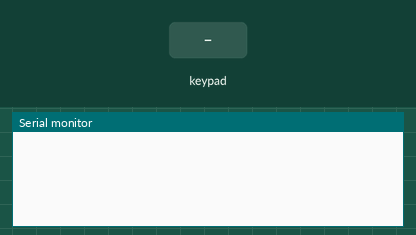
A sketch run on a simulated Arduino Uno, built with avr-gcc and run on an emulated ATmega328P. Shown: the last lines printed to the serial monitor. The inputs (shaded band) are chosen by the test bench.

Above: at 1.2 s.
1.3 s: key 'D' pressed
At 2.3 s:
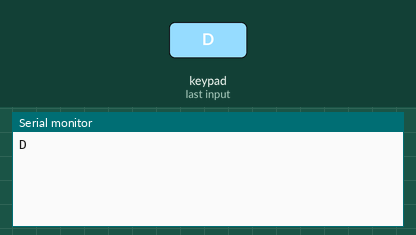
2.8 s: keypad keys 8 9 1 0 1 1 pressed 0.4 s apart
At 6.2 s:
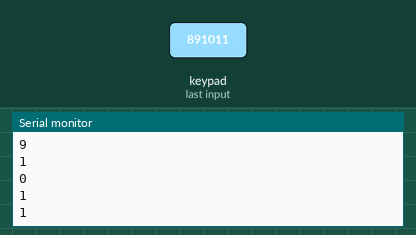
6.7 s: key 'C' pressed
At 7.8 s:
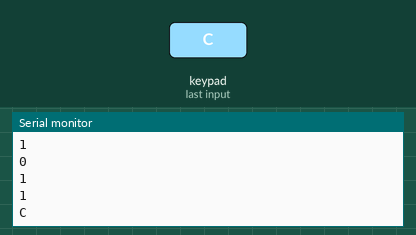
8.2 s: keypad keys 8 9 1 0 1 1 # pressed 0.4 s apart
At 11.9 s:
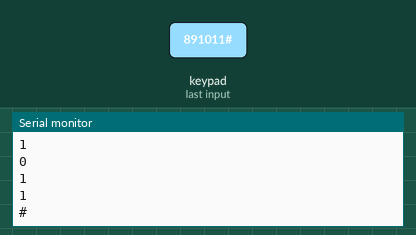
12.5 s: key 'B' pressed
At 13.3 s:
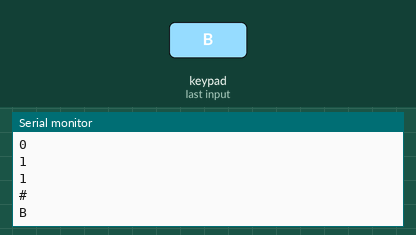
14.0 s: keypad keys 8 9 1 0 1 1 * pressed 0.4 s apart
At 17.5 s:
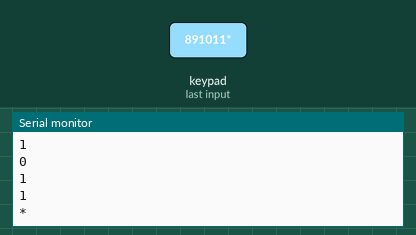
Timing chart, 0 to 19.0 s (numbered marks = the images above; inputs shaded):
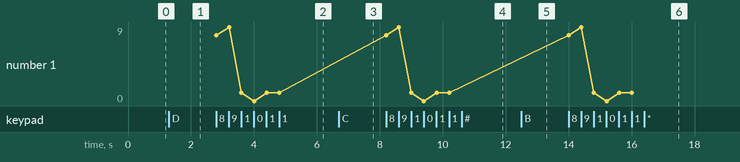

Measured:
- after the input at 1.3 s, the serial monitor: prints a new line at once (image 1)
- after the input at 2.8 s, the serial monitor: prints a new line at once (image 2)
- after the input at 6.7 s, the serial monitor: prints a new line at once (image 3)
- after the input at 8.2 s, the serial monitor: prints a new line at once (image 4)
- after the input at 12.5 s, the serial monitor: prints a new line at once (image 5)
- after the input at 14.0 s, the serial monitor: prints a new line at once (image 6)

The sketch:

Keypad_test.ino
```cpp
#include <Keypad.h>//header for keypad commands enabling

const byte ROWS = 4; // Four rows

const byte COLS = 4; // Three columns

// Define the Keymap

char keys[ROWS][COLS] = {

  {'D','C','B','A'},

  {'#','9','6','3'},

  {'0','8','5','2'},

  {'*','7','4','1'}

};

// Connect keypad ROW0, ROW1, ROW2 and ROW3 to these Arduino pins.

byte rowPins[ROWS] = { 8, 9, 10, 11 };

// Connect keypad COL0, COL1 and COL2 to these Arduino pins.

byte colPins[COLS] = { 12, 13, A0, A1 };

//  Create the Keypad

Keypad kpd = Keypad( makeKeymap(keys), rowPins, colPins, ROWS, COLS );

void setup()

{
Serial.begin(9600);


}

void loop()

{

  char key = kpd.getKey(); //storing pressed key value in a char

  if (key != NO_KEY)

{
Serial.println(key);

  }

}
```
